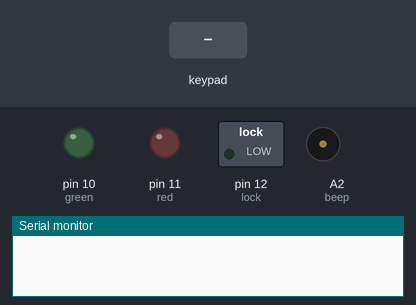
Bench run of a sketch on a simulated Arduino Uno, built with avr-gcc and run on an emulated ATmega328P. Shown: switched loads named in the sketch (green lamp = pin HIGH), output pins drawn as LEDs (lit = HIGH), buzzer (waves = sounding, pin HIGH), the last lines printed to the serial monitor. The inputs (shaded band) are chosen by the test bench.

Above: at 1.2 s.
1.3 s: key '#' pressed
At 2.1 s:
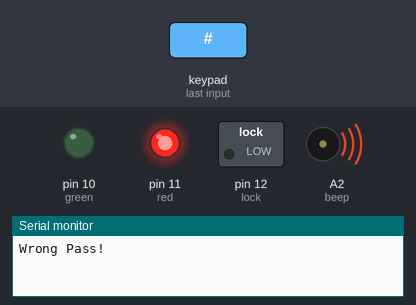
At 3.1 s:
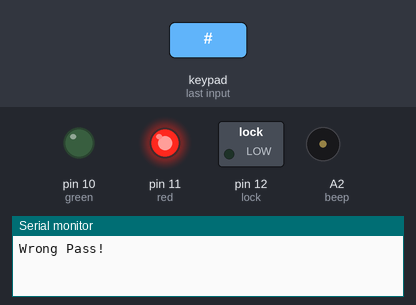
4.3 s: keypad keys 1 9 9 9 pressed 0.4 s apart
At 6.4 s:
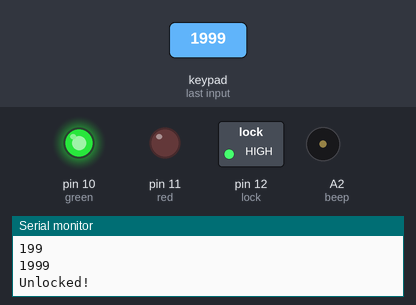
Timing chart, 0 to 10.0 s (numbered marks = the images above; inputs shaded):
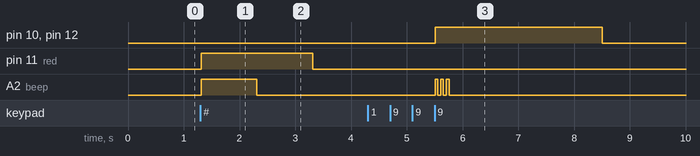

The sketch:

sketch_sep04a.ino
```cpp
#include <Keypad.h>
#define beep A2
#define red 11
#define green 10

// You have a Nice password Mitch.
String pass = "1999";
String input = "";
bool unlocked = false;


const byte ROWS = 4; //four rows
const byte COLS = 4; //three columns
char keys[ROWS][COLS] = {
  {'1','2','3','A'},
  {'4','5','6','B'},
  {'7','8','9','C'},
  {'*','0','#','D'}
};
byte rowPins[ROWS] = {9, 8, 7, 6}; //connect to the row pinouts of the keypad
byte colPins[COLS] = {5, 4, 3, 2}; //connect to the column pinouts of the keypad

Keypad keypad = Keypad( makeKeymap(keys), rowPins, colPins, ROWS, COLS );

void setup(){
  Serial.begin(9600);
  pinMode(green, OUTPUT);                      //green light
  pinMode(red, OUTPUT);                      //red light
  pinMode(12, OUTPUT);                      //lock
  pinMode(beep, OUTPUT);
}

void loop(){
  char key = keypad.getKey();
  String keyS = (String) key;

  if (key != NO_KEY){

    if (keyS == "*"){
      Serial.println("Cleared!");
      input = "";

    }else if(keyS == "#"){

      if (input == pass){                     //right pass
        unlocked = true;

      }else{                                  //false pass

        Serial.println("Wrong Pass!");
        digitalWrite(red, HIGH);
        digitalWrite(beep, HIGH);
        delay(1000);
        digitalWrite(beep, LOW);
        delay(1000);
        digitalWrite(red, LOW);
        input = "";

      }

    }else{

      input += keyS;
      Serial.println(input);

      if(pass == input){

        Serial.println("Unlocked!");
        digitalWrite(green, HIGH);
        digitalWrite(12, HIGH);
        digitalWrite(beep, HIGH);
        delay(50);
        digitalWrite(beep, LOW);
        delay(50);
        digitalWrite(beep, HIGH);
        delay(50);
        digitalWrite(beep, LOW);
        delay(50);
        digitalWrite(beep, HIGH);
        delay(50);
        digitalWrite(beep, LOW);
        delay(2750);
        unlocked = false;
        Serial.println("Locked!");
        digitalWrite(green, LOW);
        digitalWrite(12, LOW);
        input = "";
      }

    }

    if(unlocked){

        Serial.println("Unlocked!");
        digitalWrite(green, HIGH);
        digitalWrite(12, HIGH);
        digitalWrite(beep, HIGH);
        delay(50);
        digitalWrite(beep, LOW);
        delay(50);
        digitalWrite(beep, HIGH);
        delay(50);
        digitalWrite(beep, LOW);
        delay(50);
        digitalWrite(beep, HIGH);
        delay(50);
        digitalWrite(beep, LOW);
        delay(2750);
        unlocked = false;
        Serial.println("Locked!");
        digitalWrite(green, LOW);
        digitalWrite(12, LOW);
        input = "";
    }

  }
}
```

Measured:
- after the input at 1.3 s, pin 11 (red): LOW → HIGH at once, → LOW 2.0 s later; A2 (beep): LOW → HIGH at once, → LOW 1.0 s later
- after the input at 4.3 s, pin 10 (green), pin 12 (lock): LOW → HIGH after 1.2 s, → LOW 3.0 s later; A2 (beep): alternates HIGH for 0.05 s and LOW for 0.05 s, 6 changes in all, then stays LOW, starting after 1.2 s
